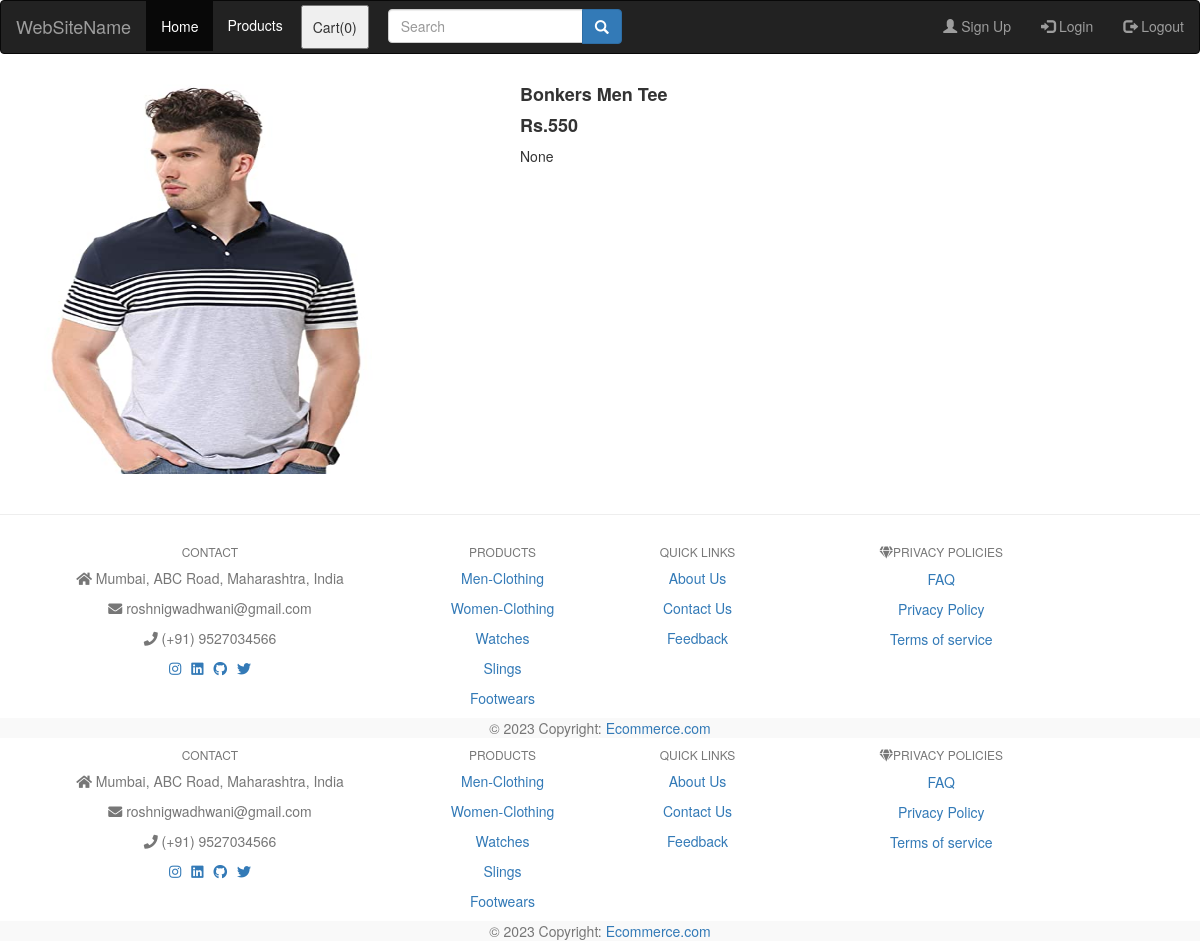
Screenshot of /store/preview/4 (signed in) with the database file from the repository.
### store/models.py (models this page shows, shortened)
class product(models.Model):
    name = models.CharField(max_length=50)
    category = models.ForeignKey(category, on_delete=models.CASCADE, default=1)
    price = models.IntegerField()
    description = models.CharField(max_length=150, blank=True, null=True)
    image = models.ImageField(upload_to='uploads/products/')

### store/views.py (the view)
# urls.py: path('preview/<id>', views.preview, name='preview'),
@login_required
def preview(request, id):
    products = product.objects.filter(id=id)
    params = {'products': products[0]}
    return render(request, '../templates/preview.html', params)

### store/models.py (called while the page is built)
    def __str__(self):
        return self.name

### store/templates/preview.html (shortened to what this page needs)
{% extends 'header.html' %} {% block extra %}
<div class="container">
  <div class="col-md-5">
    <div class="row">
      <img
        src="/media/{{products.image}}"
        alt="{{products.category}}"
        height="400px"
        width="350px"
      />
    </div>
  </div>
  <div class="col-md-7">
    <h4><b>{{ products.name }} </b></h4>
    <h4><b> Rs.{{ products.price }}</b></h4>
    <p>{{ products.description }}</p>
  </div>
</div>
<br />
<hr />
{% include 'footer.html' %}
{% endblock extra %}

### rows the page displays
product: image (picture), name "Bonkers Men Tee", price "550", description "None"
